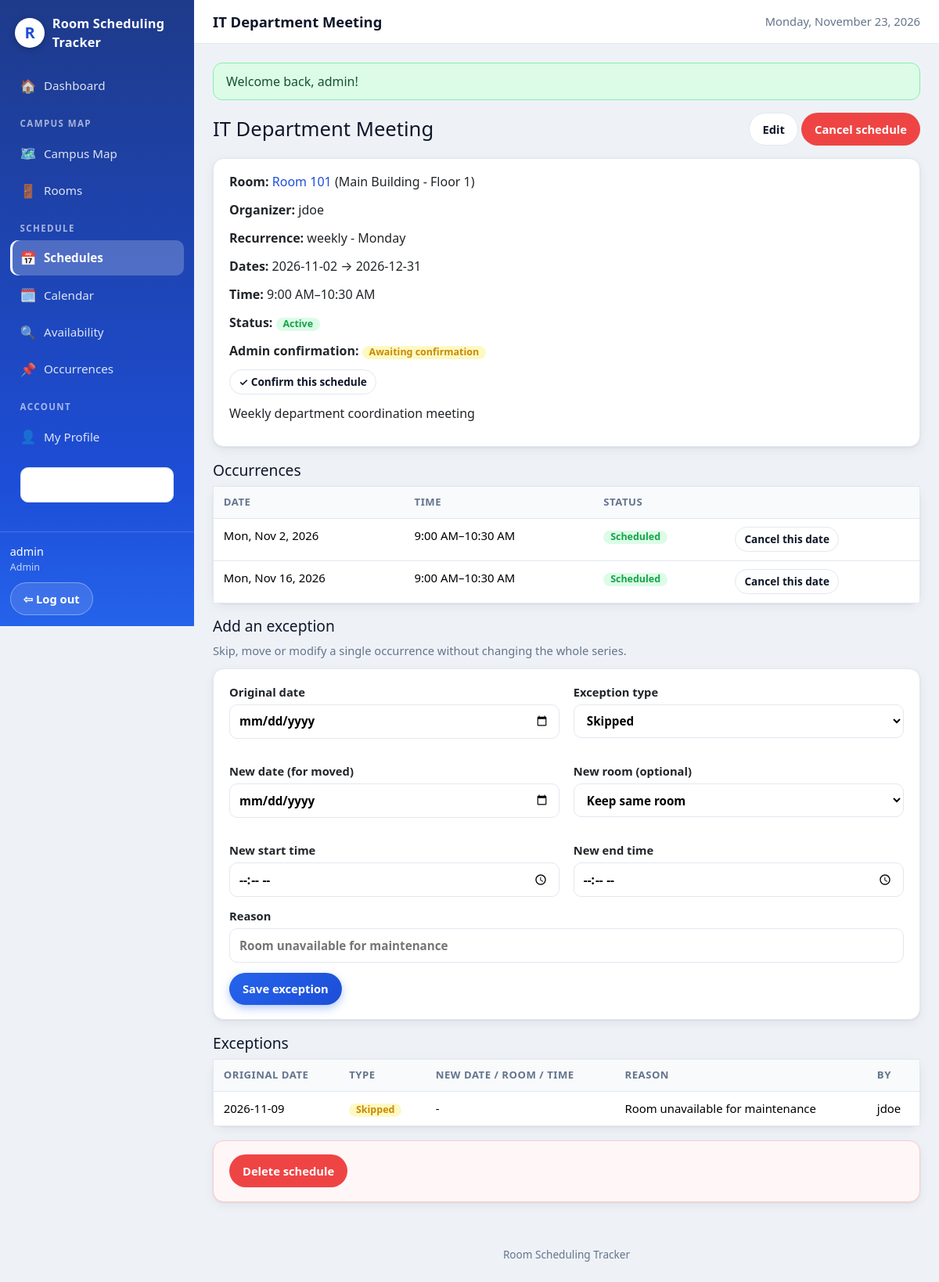
The page /schedules/25 (signed in) on the database its author committed.
### tables this page shows
CREATE TABLE IF NOT EXISTS tblSchedules (
  schedule_id          INT UNSIGNED NOT NULL AUTO_INCREMENT,
  organizer_id         INT UNSIGNED NOT NULL,
  room_id              INT UNSIGNED NOT NULL,
  schedule_title       VARCHAR(150) NOT NULL,
  schedule_description TEXT NULL,
  recurrence_type      VARCHAR(20) NOT NULL DEFAULT 'one_time',
  start_date           DATE NOT NULL,
  end_date             DATE NULL,
  start_time           TIME NOT NULL,
  end_time             TIME NOT NULL,
  schedule_status      VARCHAR(20) NOT NULL DEFAULT 'active',
  admin_confirmed      TINYINT(1) NOT NULL DEFAULT 0,
  created_at           DATETIME NOT NULL DEFAULT CURRENT_TIMESTAMP,
  updated_at           DATETIME NOT NULL DEFAULT CURRENT_TIMESTAMP ON UPDATE CURRENT_TIMESTAMP,
  PRIMARY KEY (schedule_id),
  CONSTRAINT fk_schedules_organizer FOREIGN KEY (organizer_id)
    REFERENCES tblUsers (user_id) ON DELETE RESTRICT ON UPDATE CASCADE,
  CONSTRAINT fk_schedules_room FOREIGN KEY (room_id)
    REFERENCES tblRooms (room_id) ON DELETE RESTRICT ON UPDATE CASCADE,
  KEY idx_schedules_room_dates (room_id, start_date, end_date),
  KEY idx_schedules_organizer (organizer_id),
  CONSTRAINT chk_schedules_time CHECK (end_time > start_time)
);

CREATE TABLE IF NOT EXISTS tblRooms (
  room_id          INT UNSIGNED NOT NULL AUTO_INCREMENT,
  map_id           INT UNSIGNED NOT NULL,
  room_name        VARCHAR(100) NOT NULL,
  shape_type       VARCHAR(20)  NOT NULL DEFAULT 'rectangle',
  shape_data       JSON NOT NULL,
  room_description VARCHAR(255) NULL,
  room_image       VARCHAR(255) NULL,
  room_status      VARCHAR(20)  NOT NULL DEFAULT 'active',
  created_at       DATETIME NOT NULL DEFAULT CURRENT_TIMESTAMP,
  updated_at       DATETIME NOT NULL DEFAULT CURRENT_TIMESTAMP ON UPDATE CURRENT_TIMESTAMP,
  PRIMARY KEY (room_id),
  UNIQUE KEY uq_rooms_map_name (map_id, room_name),
  CONSTRAINT fk_rooms_map FOREIGN KEY (map_id)
    REFERENCES tblMaps (map_id) ON DELETE CASCADE ON UPDATE CASCADE,
  KEY idx_rooms_status (room_status)
);

CREATE TABLE IF NOT EXISTS tblMaps (
  map_id           INT UNSIGNED NOT NULL AUTO_INCREMENT,
  map_name         VARCHAR(100) NOT NULL,
  floor_number     INT NOT NULL,
  map_width        DECIMAL(10,2) NOT NULL,
  map_height       DECIMAL(10,2) NOT NULL,
  background_image VARCHAR(255) NULL,
  decorations      TEXT NULL,
  map_status       VARCHAR(20) NOT NULL DEFAULT 'active',
  created_at       DATETIME NOT NULL DEFAULT CURRENT_TIMESTAMP,
  updated_at       DATETIME NOT NULL DEFAULT CURRENT_TIMESTAMP ON UPDATE CURRENT_TIMESTAMP,
  PRIMARY KEY (map_id),
  KEY idx_maps_status (map_status)
);

CREATE TABLE IF NOT EXISTS tblUsers (
  user_id       INT UNSIGNED NOT NULL AUTO_INCREMENT,
  username      VARCHAR(50)  NOT NULL,
  email         VARCHAR(255) NOT NULL,
  password_hash VARCHAR(255) NOT NULL,
  profile_img   VARCHAR(255) NULL,
  role          VARCHAR(30)  NOT NULL DEFAULT 'student',
  section       VARCHAR(50)  NULL,
  org_name      VARCHAR(100) NULL,
  phone_number  VARCHAR(17)  NULL,
  PRIMARY KEY (user_id),
  UNIQUE KEY uq_users_username (username),
  UNIQUE KEY uq_users_email (email),
  KEY idx_users_role (role)
);

CREATE TABLE IF NOT EXISTS tblScheduleOccurrences (
  occurrence_id     INT UNSIGNED NOT NULL AUTO_INCREMENT,
  schedule_id       INT UNSIGNED NOT NULL,
  occurrence_date   DATE NOT NULL,
  room_id           INT UNSIGNED NOT NULL,
  start_time        TIME NOT NULL,
  end_time          TIME NOT NULL,
  occurrence_status VARCHAR(20) NOT NULL DEFAULT 'scheduled',
  PRIMARY KEY (occurrence_id),
  UNIQUE KEY uq_occurrences (schedule_id, occurrence_date, room_id, start_time),
  CONSTRAINT fk_occurrences_schedule FOREIGN KEY (schedule_id)
    REFERENCES tblSchedules (schedule_id) ON DELETE CASCADE ON UPDATE CASCADE,
  CONSTRAINT fk_occurrences_room FOREIGN KEY (room_id)
    REFERENCES tblRooms (room_id) ON DELETE RESTRICT ON UPDATE CASCADE,
  KEY idx_occurrences_room_date (room_id, occurrence_date, start_time),
  KEY idx_occurrences_date (occurrence_date),
  CONSTRAINT chk_occurrences_time CHECK (end_time > start_time)
);

CREATE TABLE IF NOT EXISTS tblScheduleExceptions (
  exception_id     INT UNSIGNED NOT NULL AUTO_INCREMENT,
  schedule_id      INT UNSIGNED NOT NULL,
  original_date    DATE NOT NULL,
  exception_type   VARCHAR(20) NOT NULL,
  new_date         DATE NULL,
  new_room_id      INT UNSIGNED NULL,
  new_start_time   TIME NULL,
  new_end_time     TIME NULL,
  exception_reason VARCHAR(255) NULL,
  created_by       INT UNSIGNED NOT NULL,
  created_at       DATETIME NOT NULL DEFAULT CURRENT_TIMESTAMP,
  PRIMARY KEY (exception_id),
  UNIQUE KEY uq_exceptions_schedule_date (schedule_id, original_date),
  CONSTRAINT fk_exceptions_schedule FOREIGN KEY (schedule_id)
    REFERENCES tblSchedules (schedule_id) ON DELETE CASCADE ON UPDATE CASCADE,
  CONSTRAINT fk_exceptions_new_room FOREIGN KEY (new_room_id)
    REFERENCES tblRooms (room_id) ON DELETE SET NULL ON UPDATE CASCADE,
  CONSTRAINT fk_exceptions_created_by FOREIGN KEY (created_by)
    REFERENCES tblUsers (user_id) ON DELETE RESTRICT ON UPDATE CASCADE
);

### views/schedules/show.php (the view, shortened to what the rows shown need)
<div class="page-head">
  <h1><?= e($schedule['schedule_title']) ?></h1>
  <?php if (\App\Core\Auth::canBook()): ?>
  <div>
    <a class="btn" href="<?= url('schedules/' . (int) $schedule['schedule_id'] . '/edit') ?>">Edit</a>
    <?php if ($schedule['schedule_status'] === 'active'): ?>
    <form method="post" action="<?= url('schedules/' . (int) $schedule['schedule_id'] . '/cancel') ?>" class="inline-form" data-confirm="Cancel this schedule and its future occurrences?"></form>
    <?php endif; ?>
  </div>
  <?php endif; ?>
</div>
<div class="card">
  <p><strong>Room:</strong> <a href="<?= url('rooms/' . (int) $schedule['room_id']) ?>"><?= e($schedule['room_name']) ?></a> (<?= e($schedule['map_name']) ?>)</p>
  <p><strong>Organizer:</strong> <?= e($schedule['organizer_name']) ?></p>
  <p><strong>Recurrence:</strong> <?= e($schedule['recurrence_type']) ?><?php if (!empty($schedule['days'])): ?> - <?= implode(', ', array_map(fn($d) => date('l', strtotime('2026-11-0' . ($d + 1))), $schedule['days'])) ?><?php endif; ?></p>
  <p><strong>Dates:</strong> <?= e($schedule['start_date']) ?><?= $schedule['end_date'] ? ' → ' . e($schedule['end_date']) : '' ?></p>
  <p><strong>Time:</strong> <?= time_12h($schedule['start_time']) ?>–<?= time_12h($schedule['end_time']) ?></p>
  <p><strong>Status:</strong> <?= status_badge($schedule['schedule_status']) ?></p>
  <p><strong>Admin confirmation:</strong> <?= confirm_badge($schedule['admin_confirmed'] ?? 0) ?>
    <?php if (\App\Core\Auth::isAdmin() && $schedule['schedule_status'] === 'active'): ?>
    <form method="post" action="<?= url('schedules/' . (int) $schedule['schedule_id'] . '/confirm') ?>" class="inline-form"></form>
    <?php endif; ?>
  </p>
  <?php if (!empty($schedule['schedule_description'])): ?><p><?= e($schedule['schedule_description']) ?></p><?php endif; ?>
</div>
<h2>Occurrences</h2>
<?php if (empty($occurrences)): ?><p class="muted">No occurrences generated yet.</p>
<?php else: ?>
<table class="table card">
  <thead><tr><th>Date</th><th>Time</th><th>Status</th><th></th></tr></thead>
  <tbody>
    <?php foreach ($occurrences as $occ): ?>
    <tr>
      <td><?= e(date('D, M j, Y', strtotime($occ['occurrence_date']))) ?></td>
      <td><?= time_12h($occ['start_time']) ?>–<?= time_12h($occ['end_time']) ?></td>
      <td><?= status_badge($occ['occurrence_status']) ?></td>
      <td>
        <?php if (\App\Core\Auth::canBook()): ?>
        <?php if ($occ['occurrence_status'] === 'scheduled'): ?>
        <form method="post" action="<?= url('occurrences/' . (int) $occ['occurrence_id'] . '/status') ?>" class="inline-form"><?= csrf_field() ?><input type="hidden" name="status" value="cancelled"><button class="btn btn-small" type="submit">Cancel this date</button></form>
        <?php elseif ($occ['occurrence_status'] === 'cancelled'): ?>
        <form method="post" action="<?= url('occurrences/' . (int) $occ['occurrence_id'] . '/status') ?>" class="inline-form"><?= csrf_field() ?><input type="hidden" name="status" value="scheduled"><button class="btn btn-small" type="submit">Restore</button></form>
        <?php endif; ?>
        <?php endif; ?>
      </td>
    </tr>
    <?php endforeach; ?>
  </tbody>
</table>
<?php endif; ?>
<?php if (\App\Core\Auth::canBook()): ?>
<h2>Add an exception</h2>
<?php endif; ?>
<?php if (!empty($exceptions)): ?>
<h2>Exceptions</h2>
<table class="table card">
  <thead><tr><th>Original date</th><th>Type</th><th>New date / room / time</th><th>Reason</th><th>By</th></tr></thead>
  <tbody>
    <?php foreach ($exceptions as $ex): ?>
    <tr>
      <td><?= e($ex['original_date']) ?></td>
      <td><?= status_badge($ex['exception_type']) ?></td>
      <td><?= e($ex['new_date'] ?? '-') ?> <?= e($ex['new_room_name'] ?? '') ?> <?= $ex['new_start_time'] ? time_12h($ex['new_start_time']) . '–' . time_12h($ex['new_end_time']) : '' ?></td>
      <td><?= e($ex['exception_reason'] ?? '') ?></td>
      <td><?= e($ex['created_by_name']) ?></td>
    </tr>
    <?php endforeach; ?>
  </tbody>
</table>
<?php endif; ?>

### core/helpers.php (shortened to what the rows shown need)
<?php
function e(?string $value): string
{
    return htmlspecialchars($value ?? '', ENT_QUOTES, 'UTF-8');
}
function base_path(): string
{
    static $base = null;
    if ($base !== null) {
        return $base;
    }
    $base = '';
    $appUrl = getenv('APP_URL');
    if ($appUrl !== false && $appUrl !== '') {
        $p = parse_url($appUrl, PHP_URL_PATH);
    } elseif (isset($_SERVER['SCRIPT_NAME'])) {
        $script = str_replace('\\', '/', (string) $_SERVER['SCRIPT_NAME']);
        if (basename($script) === 'index.php') {
            $dir = rtrim(dirname($script), '/');
            $base = ($dir === '/' || $dir === '.' || $dir === '\\') ? '' : $dir;
        }
    }
    return $base;
}
function url(string $path = ''): string
{
    $path = ltrim($path, '/');
    return base_path() . ($path === '' ? '/' : '/' . $path);
}
function time_12h(string $time): string
{
    $ts = strtotime($time);
    return $ts === false ? $time : date('g:i A', $ts);
}
function confirm_badge($confirmed): string
{
    return ((int) $confirmed === 1)
        ? '<span class="badge badge-green">✓ Admin confirmed</span>'
        : '<span class="badge badge-amber">Awaiting confirmation</span>';
}
function status_badge(string $status): string
{
    $map = [
        'active' => 'green', 'scheduled' => 'green',
        'cancelled' => 'red', 'archived' => 'gray', 'completed' => 'blue',
        'unavailable' => 'red', 'skipped' => 'amber', 'moved' => 'blue',
        'modified' => 'blue',
    ];
    $class = $map[strtolower($status)] ?? 'gray';
    return '<span class="badge badge-' . $class . '">' . e(ucfirst($status)) . '</span>';
}

### rows shown on the page
tblschedules: schedule_title "IT Department Meeting", room.room_name "Room 101", tblmaps.map_name "Main Building - Floor 1", organizer.username "jdoe", recurrence_type "weekly", start_date "2026-11-02", end_date "2026-12-31", start_time "9:00 AM", end_time "10:30 AM", schedule_status "Active", schedule_description "Weekly department coordination meeting"
tblscheduleoccurrences: occurrence_date "Mon, Nov 2, 2026", start_time "9:00 AM", end_time "10:30 AM", occurrence_status "Scheduled"
tblscheduleoccurrences: occurrence_date "Mon, Nov 16, 2026", start_time "9:00 AM", end_time "10:30 AM", occurrence_status "Scheduled"
tblscheduleexceptions: original_date "2026-11-09", exception_type "Skipped", new_date "-", exception_reason "Room unavailable for maintenance", created_by.username "jdoe"

### other values the page prints
$title "IT Department Meeting"
$f['message'] "Welcome back, admin!"
